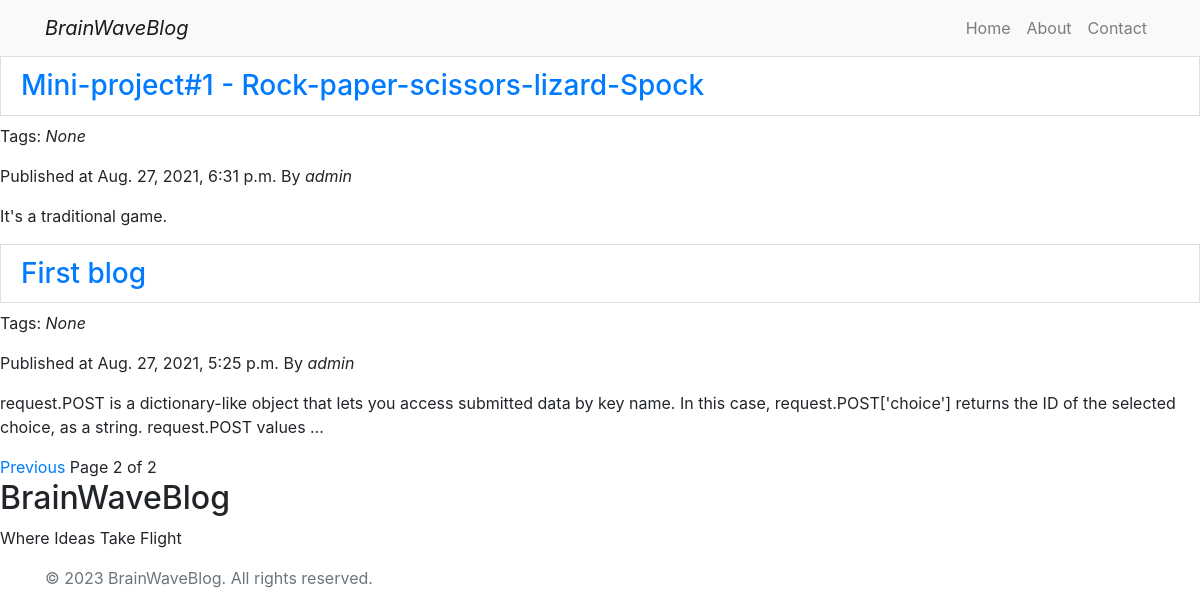
Screenshot of /blog/all/?page=2 with the database file from the repository.
### blog/models.py (models this page shows, shortened)
class Post(models.Model):
    STATUS_CHOICES = (
    ('draft', 'Draft'),
    ('published', 'Published'),
    )
    title = models.CharField(max_length=250)
    slug = models.SlugField(max_length=250,
                            unique_for_date='publish')
    author = models.ForeignKey(User,
                               on_delete=models.CASCADE,
                               related_name='blog_posts')
    body = models.TextField()
    publish = models.DateTimeField(default=timezone.now)
    created = models.DateTimeField(auto_now_add=True)
    updated = models.DateTimeField(auto_now=True)
    status = models.CharField(max_length=10,
                              choices=STATUS_CHOICES,
                              default='draft')
    tags = TaggableManager()
    objects = models.Manager()
    published = PublishedManager()
    def get_absolute_url(self):
        return reverse('blog:post_detail',
        args=[self.publish.year,
        self.publish.month,
        self.publish.day, self.slug])
    class Meta:
        ordering = ('-publish',)

### blog/views.py (the view)
# urls.py: path('all/', views.post_list, name='post_list'),
def post_list(request, tag_slug=None):
    object_list = Post.published.all()
    tag = None
    if tag_slug:
        tag = get_object_or_404(Tag, slug=tag_slug)
        object_list = object_list.filter(tags__in=[tag,])
    paginator = Paginator(object_list, 3)
    page = request.GET.get('page')
    try:
        posts = paginator.page(page)
    except PageNotAnInteger:
        posts = paginator.page(1)
    except EmptyPage:
        posts = paginator.page(paginator.num_pages)
    context = { 'page': page,
                'posts': posts,
                'tag': tag
                }
    return render(request, 'blog/post/list.html',
                  context)

### blog/models.py (called while the page is built)
    def get_queryset(self):
        return super(PublishedManager, self).get_queryset()\
                     .filter(status='published')

### blog/templates/blog/post/list.html (shortened to what this page needs)
{% extends "base.html" %}
{% block content %}
{% for post in posts %}
<h3>
<a class="list-group-item" href="{{ post.get_absolute_url }}">
{{ post.title }}
</a>
</h3>
<p class="tags">Tags:
    {% for tag in post.tags.all %}
    <a href="{% url 'blog:post_list_by_tag' tag.slug %}">{{ tag.name }}</a>
    {% if not forloop.last %}, {% endif %}
    {% empty %} <i>None</i>
    {% endfor %}
</p>
<p class="date">
Published at {{ post.publish }} By <i>{{ post.author }}</i>
</p>
{{ post.body|truncatewords:30|linebreaks }}
{% endfor %}
{% include "pagination.html" with page=posts%}
{% endblock %}

### rows the page displays
Post: title "Mini-project#1 - Rock-paper-scissors-lizard-Spock", publish "Aug. 27, 2021, 6:31 p.m.", author "admin", body "It's a traditional game."
Post: title "First blog", publish "Aug. 27, 2021, 5:25 p.m.", author "admin", body "request.POST is a dictionary-like object that lets you access submitted data by key name. In this case, request.POST['choice'] returns the ID of the selected choice, as a string. request.POST values …"

### other values shown
{{ page.number }} "2"
{{ page.paginator.num_pages }} "2"
